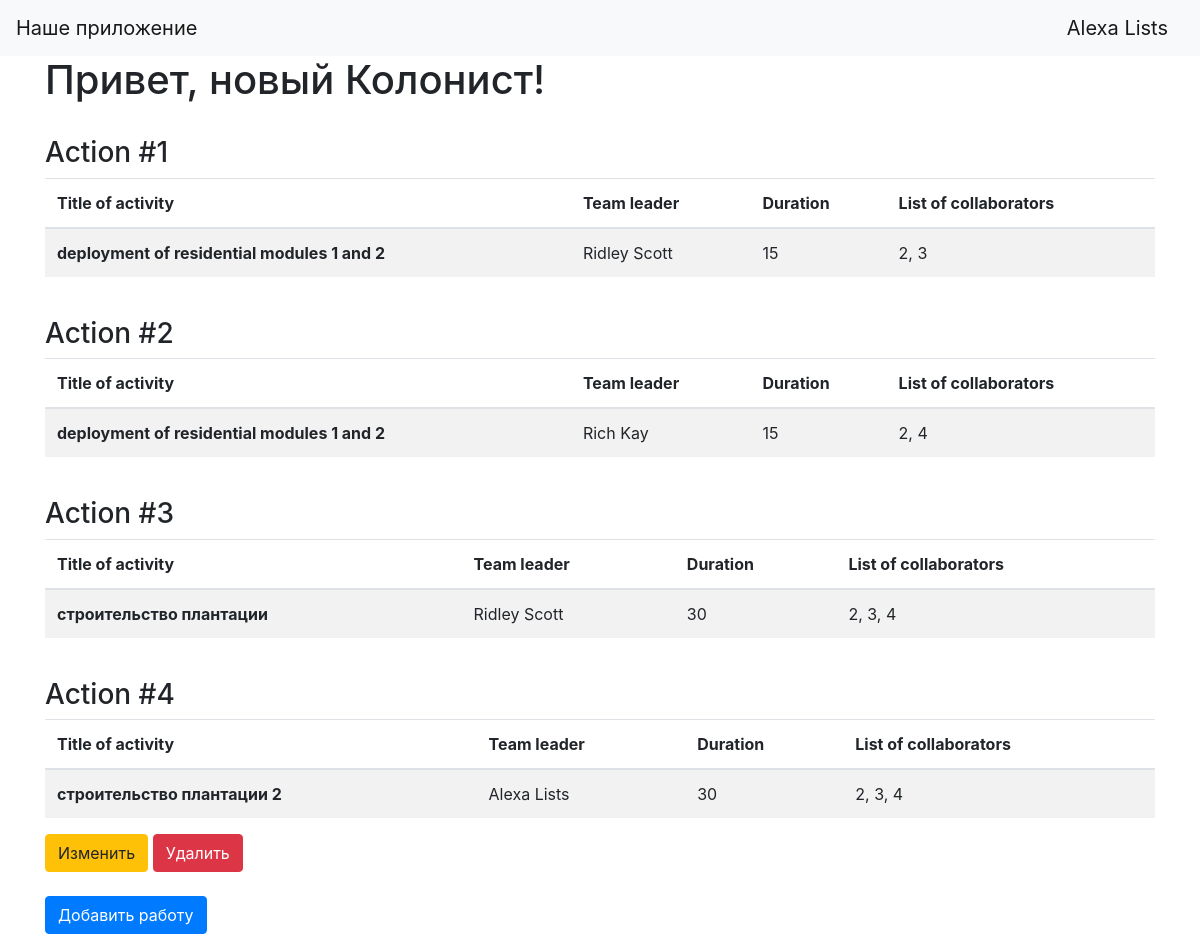
Page /index (signed in) on the committed database.
### data/users.py (models this page shows, shortened)
class User(SqlAlchemyBase, UserMixin, SerializerMixin):
    __tablename__ = 'users'
    id = sqlalchemy.Column(sqlalchemy.Integer,
                           primary_key=True, autoincrement=True)
    surname = sqlalchemy.Column(sqlalchemy.String, nullable=True)
    name = sqlalchemy.Column(sqlalchemy.String, nullable=True)
    age = sqlalchemy.Column(sqlalchemy.Integer, nullable=True)
    position = sqlalchemy.Column(sqlalchemy.String, nullable=True)
    speciality = sqlalchemy.Column(sqlalchemy.String, nullable=True)
    address = sqlalchemy.Column(sqlalchemy.String, nullable=True)
    city_from = sqlalchemy.Column(sqlalchemy.String, nullable=True)
    email = sqlalchemy.Column(sqlalchemy.String,
                              index=True, unique=True, nullable=True)
    hashed_password = sqlalchemy.Column(sqlalchemy.String, nullable=True)
    modified_date = sqlalchemy.Column(sqlalchemy.DateTime,
                                      default=datetime.datetime.now)
    jobs = orm.relation("Jobs", back_populates='user')

### data/jobs.py (models this page shows)
class Jobs(SqlAlchemyBase, SerializerMixin):
    __tablename__ = 'jobs'
    user = orm.relation('User')
    id = sqlalchemy.Column(sqlalchemy.Integer,
                           primary_key=True, autoincrement=True)
    team_leader = sqlalchemy.Column(sqlalchemy.Integer,
                                    sqlalchemy.ForeignKey("users.id"))
    job = sqlalchemy.Column(sqlalchemy.String, nullable=True)
    work_size = sqlalchemy.Column(sqlalchemy.Integer, nullable=True)
    collaborators = sqlalchemy.Column(sqlalchemy.String, nullable=True)
    start_date = sqlalchemy.Column(sqlalchemy.DateTime,
                                   default=datetime.datetime.now, nullable=True)
    end_date = sqlalchemy.Column(sqlalchemy.String, nullable=True, default='')
    is_finished = sqlalchemy.Column(sqlalchemy.Boolean, default=False)

### main.py (the view)
@app.route('/')
@app.route('/index')
def index():
    user = "новый Колонист"
    db_sess = create_session()
    jobs = db_sess.query(Jobs).all()
    ind = [el.team_leader for el in jobs]
    team_leaders_names = []
    for indx in ind:
        use = db_sess.query(User).filter(User.id == indx).first()
        team_leaders_names.append(use.name + ' ' + use.surname)
    return render_template('index.html', title='Домашняя страница',
                           username=user, jobs=jobs, names=team_leaders_names)

### data/db_session.py (called while the page is built)
def create_session() -> Session:
    global __factory
    return __factory

### main.py (called while the page is built)
@login_manager.user_loader
def load_user(user_id):
    db_sess = create_session()
    return db_sess.query(User).get(user_id)

### templates/index.html
{% extends "base.html" %}
{% block content %}
    <h1>Привет, {{ username }}!</h1><br>
    {% if current_user.is_authenticated %}
    {% set a = 0 %}
    {% for item in jobs %}
        <h3>Action #{{loop.index}}</h3>
        <table class="table table-striped">
  <thead>
    <tr>
      <th scope="col">Title of activity</th>
      <th scope="col">Team leader</th>
      <th scope="col">Duration</th>
      <th scope="col">List of collaborators</th>
    </tr>
  </thead>
  <tbody>
    <tr>
      <th scope="row">{{item.job}}</th>
      <td>{{names[loop.index - 1]}}</td>
      <td>{{item.work_size}}</td>
      <td>{{item.collaborators}}</td>
    </tr>
  </tbody>
</table>
{% if current_user.is_authenticated and current_user == item.user %}
    <div>
        <a href="/jobs/{{ item.id }}" class="btn btn-warning">
            Изменить
        </a>
        <a href="/jobs_delete/{{ item.id }}" class="btn btn-danger">
            Удалить
        </a>
    </div>
{% endif %}
<br>
    {% endfor %}
    <p>
        <a class="btn btn-primary " href="/addjob">Добавить работу</a>
    </p>
{% endif %}
{% endblock %}

### templates/base.html (shortened to what this page needs)
<!doctype html>
<html lang="en">
<head>
    <link rel="stylesheet"
          href="https://stackpath.bootstrapcdn.com/bootstrap/4.4.1/css/bootstrap.min.css"
>
</head>
<body>
<header>
    <nav class="navbar navbar-light bg-light">
        <a class="navbar-brand" href="#">Наше приложение</a>
        {% if current_user.is_authenticated %}
    <a class="navbar-brand" href="/logout">{{ current_user.name + current_user.surname}}</a>
{% else %}
    <p>
        <a class="btn btn-primary " href="/register">Зарегистрироваться</a>
        <a class="btn btn-success" href="/login">Войти</a>
    </p>
{% endif %}
    </nav>
</header>
<main role="main" class="container">
    {% block content %}{% endblock %}
</main>
</body>
</html>

### rows in the picture
User: current_user.name+current_user.surname "Alexa Lists"
Jobs: job "deployment of residential modules 1 and 2", names "Ridley Scott", work_size "15", collaborators "2, 3"
Jobs: job "deployment of residential modules 1 and 2", names "Rich Kay", work_size "15", collaborators "2, 4"
Jobs: job "строительство плантации", names "Ridley Scott", work_size "30", collaborators "2, 3, 4"
Jobs: job "строительство плантации 2", names "Alexa Lists", work_size "30", collaborators "2, 3, 4"

### other values in the picture
{{ username }} "новый Колонист"
